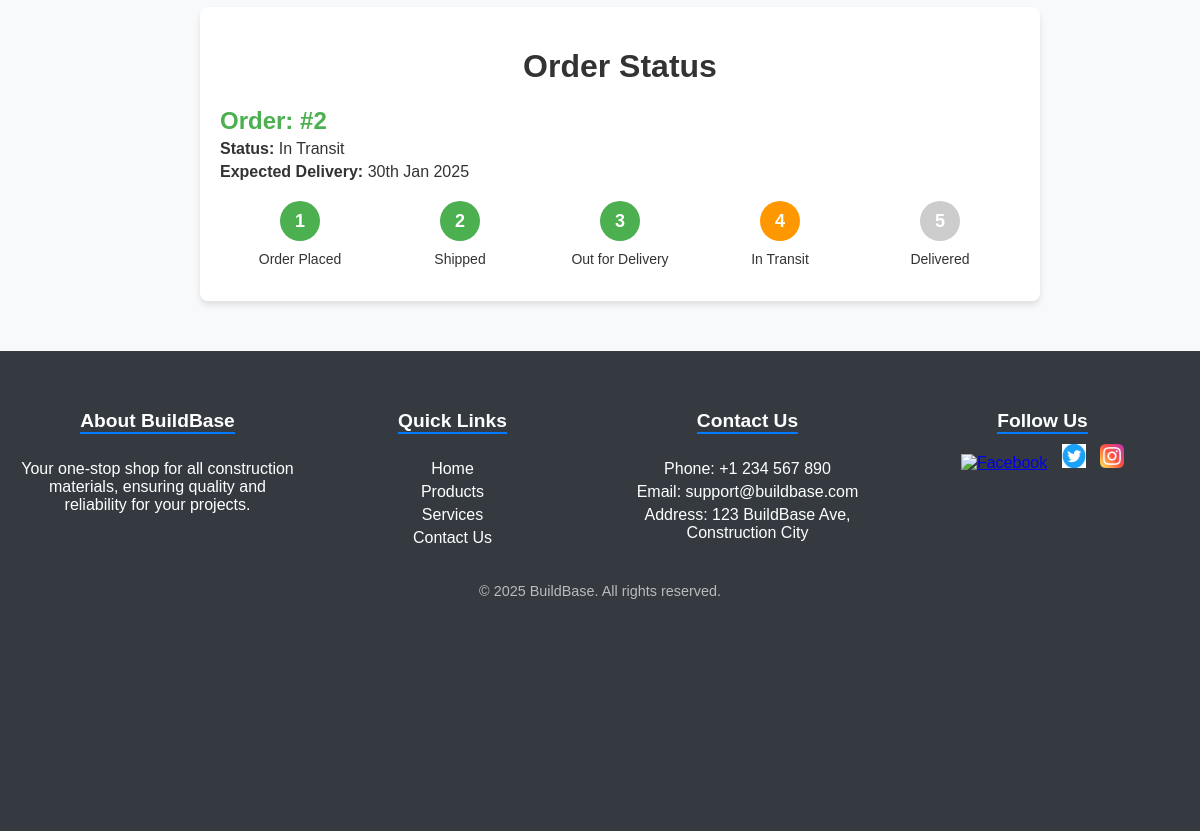
/user/orders/ (signed in, lower part), run on an earlier commit of the app's database.
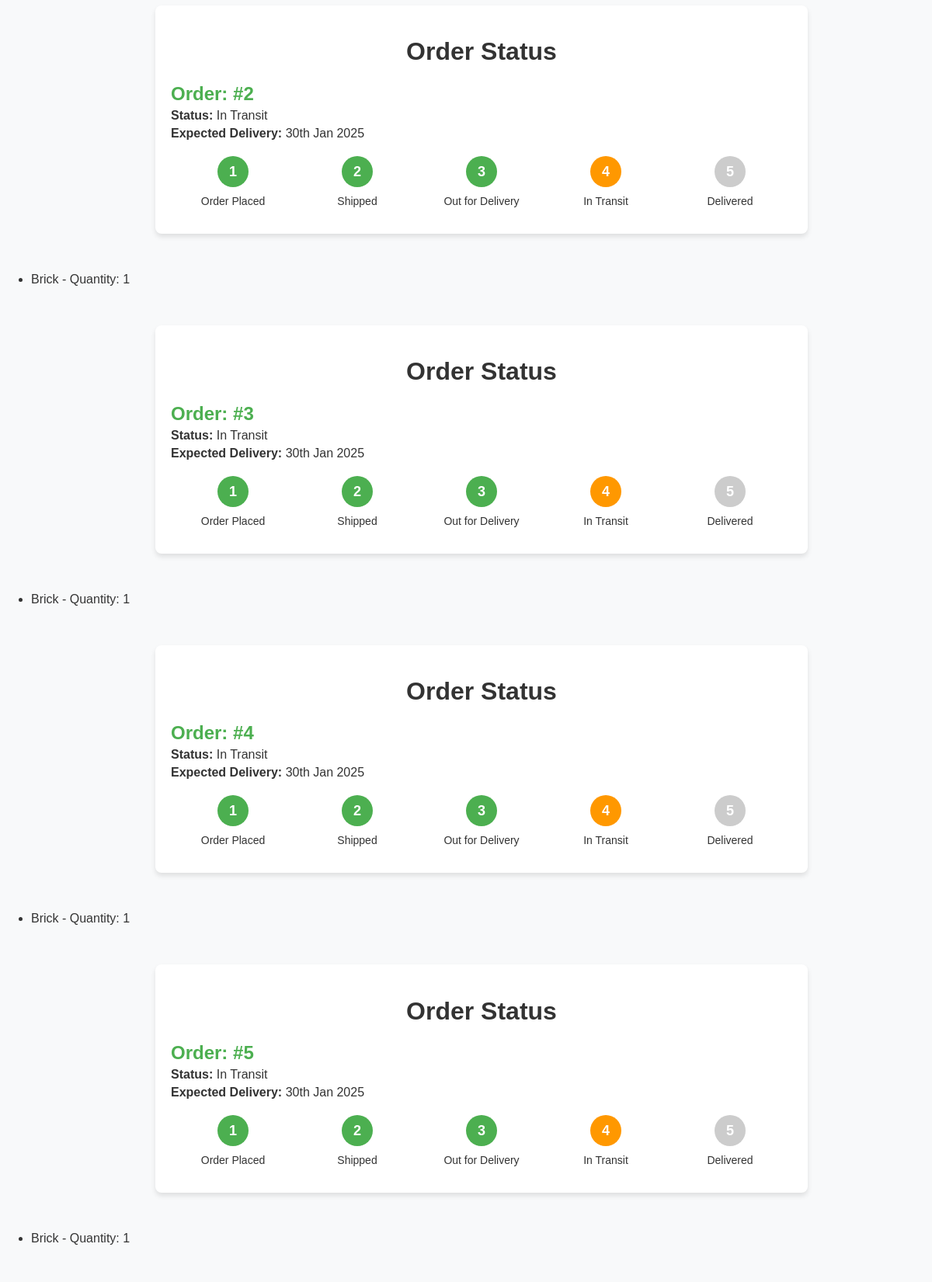
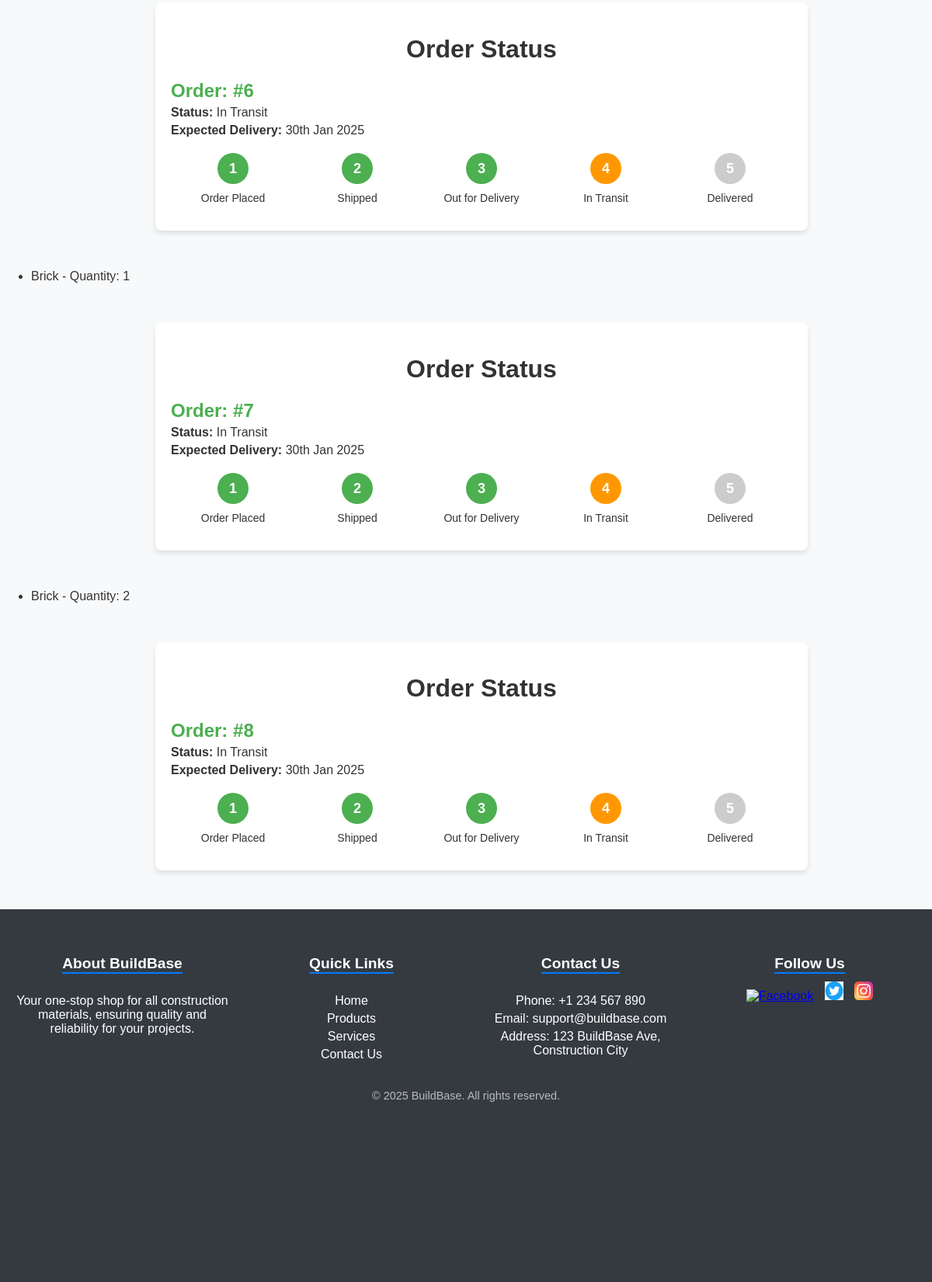
And on a later commit of the database (2 pictures, top to bottom).
### app/models.py (models this page shows, shortened)
class Order(models.Model):
    user = models.ForeignKey(User, on_delete=models.CASCADE)
    product = models.ForeignKey(Product, on_delete=models.CASCADE)
    quantity = models.IntegerField()
    ordered_at = models.DateTimeField(auto_now_add=True)
    status = models.CharField(max_length=100, default="Pending")

class Product(models.Model):
    name = models.CharField(max_length=200)
    description = models.TextField()
    price = models.DecimalField(max_digits=10, decimal_places=2)
    stock = models.IntegerField()
    image = models.ImageField(upload_to='products/')
    category = models.CharField(max_length=100)

### app/views.py (the view)
# urls.py: path('user/orders/', views.user_orders, name='user_orders'),
def user_orders(request):
    orders = Order.objects.filter(user=request.user)
    return render(request, 'user/user_orders.html', {'orders': orders})

### templates/user/user_orders.html (shortened to what this page needs)
<!DOCTYPE html>
<html lang="en">
<head>
    {% load static %}
    <link rel="stylesheet" href="{% static 'css/user_order.css' %}">
</head>
<body>
    <ul>
        {% for order in orders %}
            <li>{{ order.product.name }} - Quantity: {{ order.quantity }}
                <div class="order-status-container">
                    <h1>Order Status</h1>
                    <div class="order-summary">
                        <h2>Order: #{{ order.id }}</h2>
                        <p><strong>Status:</strong> In Transit</p>
                        <p><strong>Expected Delivery:</strong> 30th Jan 2025</p>
                    </div>
                    <div class="status-timeline">
                        <div class="status-step completed">
                            <div class="status-circle">1</div>
                            <p>Order Placed</p>
                        </div>
                        <div class="status-step completed">
                            <div class="status-circle">2</div>
                            <p>Shipped</p>
                        </div>
                        <div class="status-step completed">
                            <div class="status-circle">3</div>
                            <p>Out for Delivery</p>
                        </div>
                        <div class="status-step current">
                            <div class="status-circle">4</div>
                            <p>In Transit</p>
                        </div>
                        <div class="status-step">
                            <div class="status-circle">5</div>
                            <p>Delivered</p>
                        </div>
                    </div>
                </div>
                </li>
        {% endfor %}
    </ul>
    <footer class="footer">
        <div class="container">
            <div class="footer-section">
                <h3>About BuildBase</h3>
                <p>Your one-stop shop for all construction materials, ensuring quality and reliability for your projects.</p>
            </div>
            <div class="footer-section">
                <h3>Quick Links</h3>
                <ul>
                    <li><a href="#">Home</a></li>
                    <li><a href="#">Products</a></li>
                    <li><a href="#">Services</a></li>
                    <li><a href="#">Contact Us</a></li>
                </ul>
            </div>
            <div class="footer-section">
                <h3>Contact Us</h3>
                <ul>
                    <li>Phone: +1 234 567 890</li>
                    <li>Email: support@buildbase.com</li>
                    <li>Address: 123 BuildBase Ave, Construction City</li>
                </ul>
            </div>
            <div class="footer-section">
                <h3>Follow Us</h3>
                <div class="social-icons">
                    <a href="#"><img src="{% static 'images/facebook.png' %}" alt="Facebook"></a>
                    <a href="#"><img src="{% static 'images/twitter.png' %}" alt="Twitter"></a>
                    <a href="#"><img src="{% static 'images/insta.png' %}" alt="Instagram"></a>
                </div>
            </div>
        </div>
        <div class="footer-bottom">
            <p>&copy; 2025 BuildBase. All rights reserved.</p>
        </div>
    </footer>
</body>
</html>

What changed in the data, as far as the page shows it:
added Order: product.name "Brick", quantity "1", id "3"
added Order: product.name "Brick", quantity "1", id "4"
added Order: product.name "Brick", quantity "1", id "5"
added Order: product.name "Brick", quantity "1", id "6"
added Order: product.name "Brick", quantity "1", id "7"
added Order: product.name "Brick", quantity "2", id "8"
